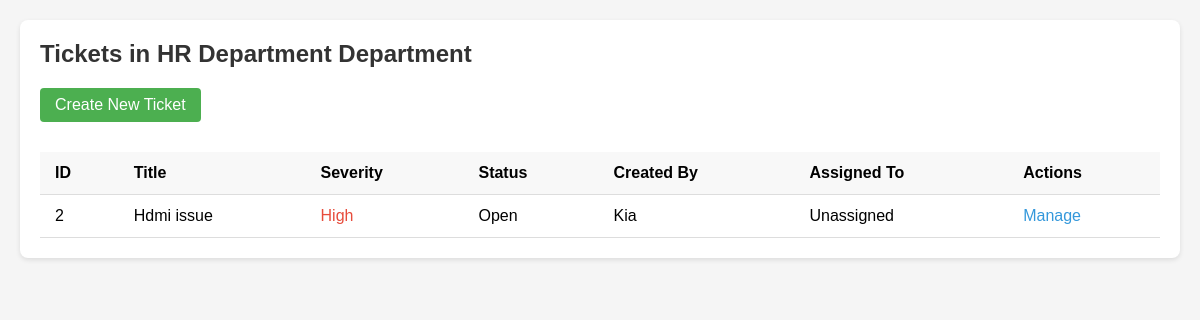
/tickets/view.php (signed in), run on the app's committed database.
### tables this page shows
CREATE TABLE `tickets` (
  `id` int(11) NOT NULL,
  `title` varchar(100) NOT NULL,
  `description` text NOT NULL,
  `severity` enum('low','medium','high','critical') NOT NULL,
  `status` enum('open','in_progress','resolved','closed') DEFAULT 'open',
  `created_by` int(11) NOT NULL,
  `assigned_to` int(11) DEFAULT NULL,
  `department` varchar(50) NOT NULL,
  `created_at` timestamp NOT NULL DEFAULT current_timestamp(),
  `updated_at` timestamp NOT NULL DEFAULT current_timestamp() ON UPDATE current_timestamp()
);

CREATE TABLE `users` (
  `id` int(11) NOT NULL,
  `username` varchar(50) NOT NULL,
  `password` varchar(255) NOT NULL,
  `full_name` varchar(100) NOT NULL,
  `email` varchar(100) NOT NULL,
  `role` enum('admin','supervisor','officer','junior_officer') NOT NULL,
  `department` varchar(50) NOT NULL,
  `created_at` timestamp NOT NULL DEFAULT current_timestamp()
);

### tickets/view.php (the view, shortened to what this page needs)
<?php
require_once '../api/config/database.php';
$department = $_SESSION['department'];
$role = $_SESSION['role'];
$user_id = $_SESSION['user_id'];
$sql = "SELECT t.*, u1.username as created_by_username, u2.username as assigned_to_username
        FROM tickets t
        LEFT JOIN users u1 ON t.created_by = u1.id
        LEFT JOIN users u2 ON t.assigned_to = u2.id
        WHERE t.department = ?";
if ($role === 'junior_officer') {
    $sql .= " AND (t.severity != 'critical' OR t.assigned_to = ?)";
    $params = [$department, $user_id];
} else {
    $params = [$department];
}
$stmt = $pdo->prepare($sql);
$stmt->execute($params);
$tickets = $stmt->fetchAll();
?>
<!DOCTYPE html>
<html>
<head>
</head>
<body>
    <div class="container">
        <h2>Tickets in <?= htmlspecialchars($department) ?> Department</h2>
        <a href="create.php" class="btn">Create New Ticket</a>
        <table>
            <thead>
                <tr>
                    <th>ID</th>
                    <th>Title</th>
                    <th>Severity</th>
                    <th>Status</th>
                    <th>Created By</th>
                    <th>Assigned To</th>
                    <th>Actions</th>
                </tr>
            </thead>
            <tbody>
                <?php foreach ($tickets as $ticket): ?>
                <tr>
                    <td><?= $ticket['id'] ?></td>
                    <td><?= htmlspecialchars($ticket['title']) ?></td>
                    <td class="severity-<?= $ticket['severity'] ?>"><?= ucfirst($ticket['severity']) ?></td>
                    <td><?= ucfirst(str_replace('_', ' ', $ticket['status'])) ?></td>
                    <td><?= htmlspecialchars($ticket['created_by_username']) ?></td>
                    <td><?= $ticket['assigned_to_username'] ? htmlspecialchars($ticket['assigned_to_username']) : 'Unassigned' ?></td>
                    <td>
                        <a href="manage.php?id=<?= $ticket['id'] ?>" class="action-link">Manage</a>
                    </td>
                </tr>
                <?php endforeach; ?>
            </tbody>
        </table>
    </div>
</body>
</html>

### tickets/view.php (style rules this page uses)
body { font-family: Arial, sans-serif; margin: 0; padding: 20px; background: #f5f5f5; }
.container { max-width: 1200px; margin: 0 auto; background: white; padding: 20px; border-radius: 8px; box-shadow: 0 2px 5px rgba(0,0,0,0.1); }
h2 { margin-top: 0; color: #333; }
.btn { padding: 8px 15px; background: #4CAF50; color: white; border: none; border-radius: 4px; cursor: pointer; text-decoration: none; display: inline-block; margin-bottom: 15px; }
table { width: 100%; border-collapse: collapse; margin-top: 15px; }
th, td { padding: 12px 15px; text-align: left; border-bottom: 1px solid #ddd; }
th { background-color: #f8f8f8; font-weight: bold; }
.severity-high { color: #e74c3c; }
.action-link { color: #3498db; text-decoration: none; }

### data on the page
tickets: id "2", title "Hdmi issue", severity "High", status "Open", created_by.username "Kia"

### other printed values
$department "HR Department"
